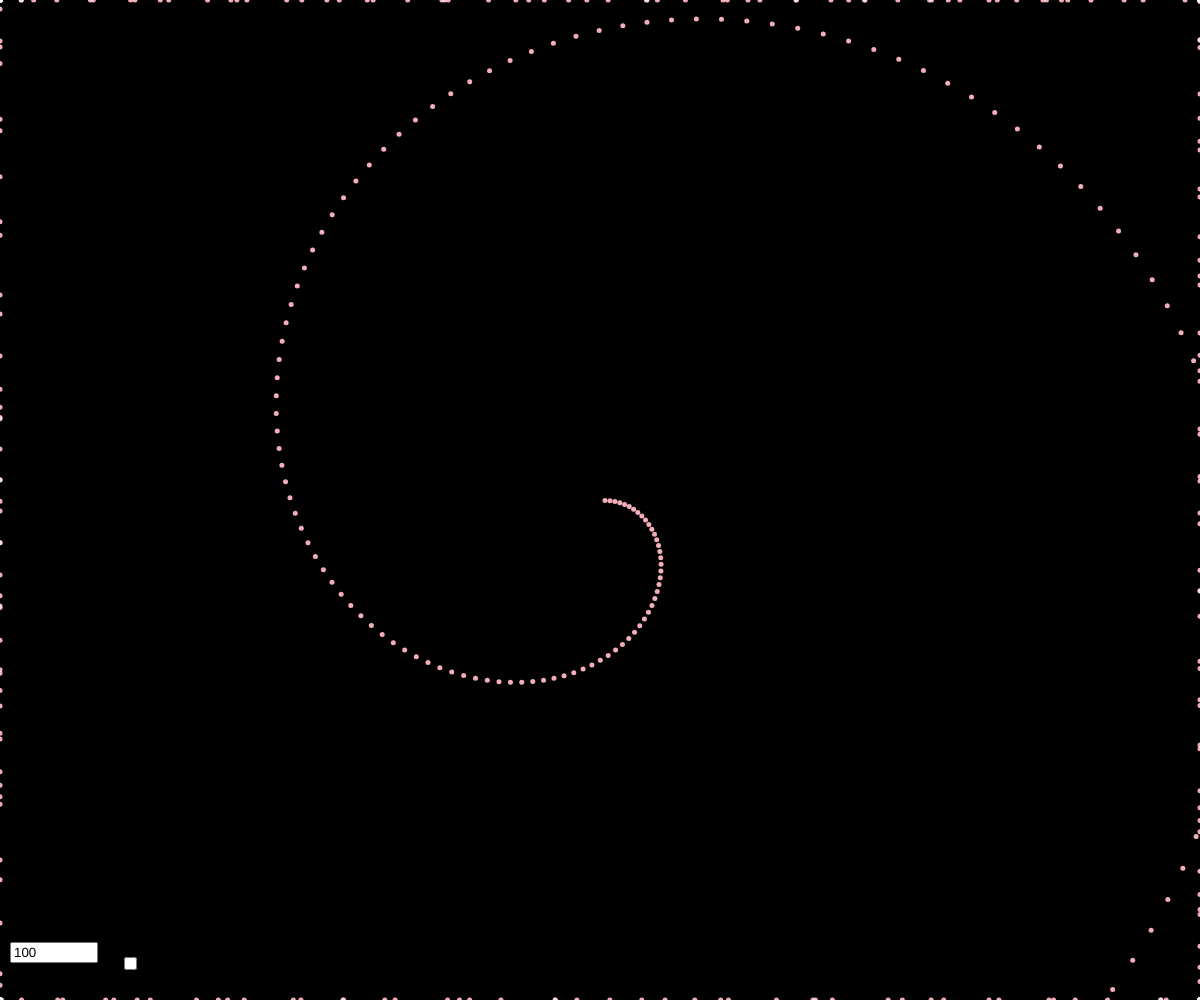
Frame 1 (no input)
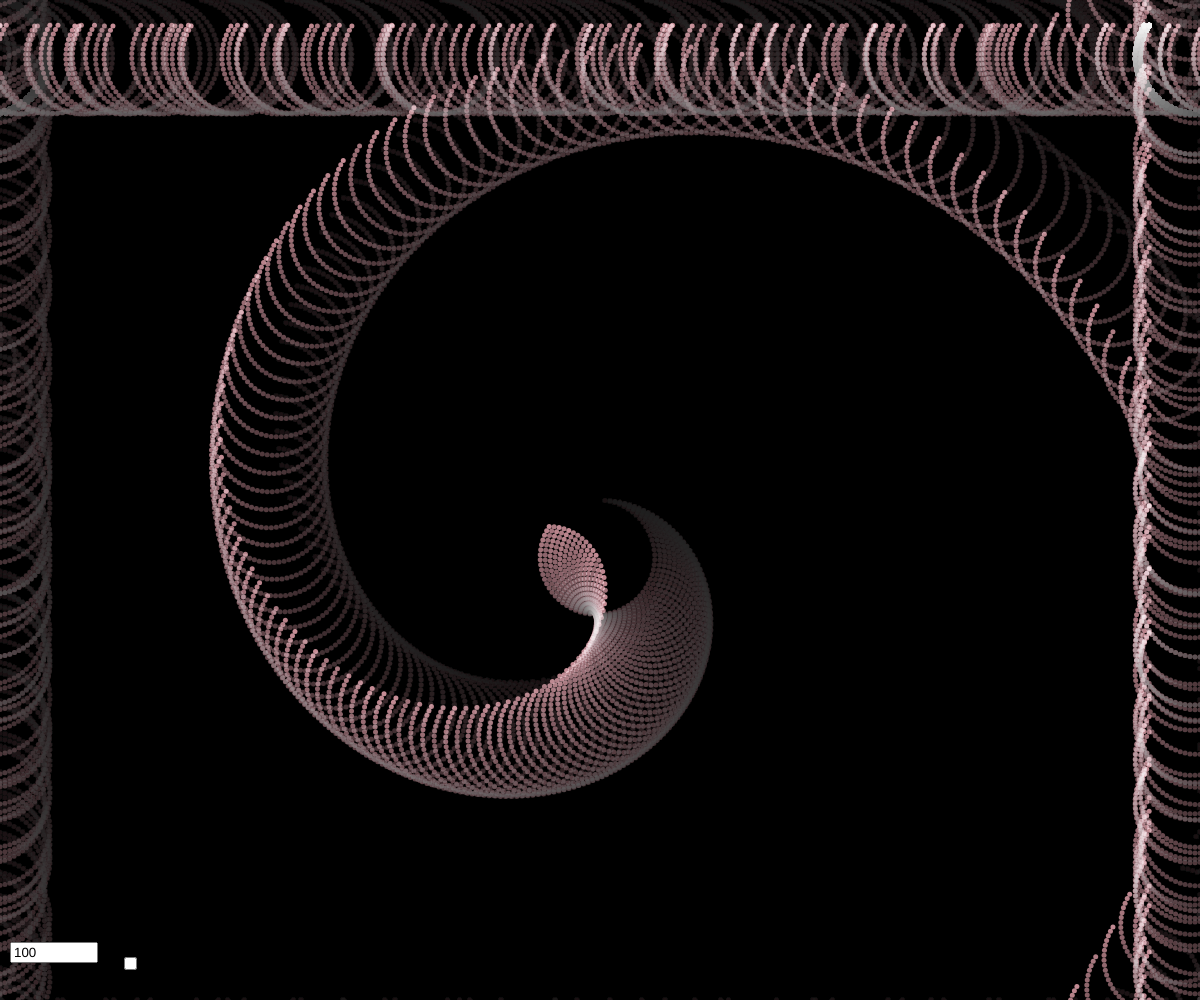
Frame 60 (no input)
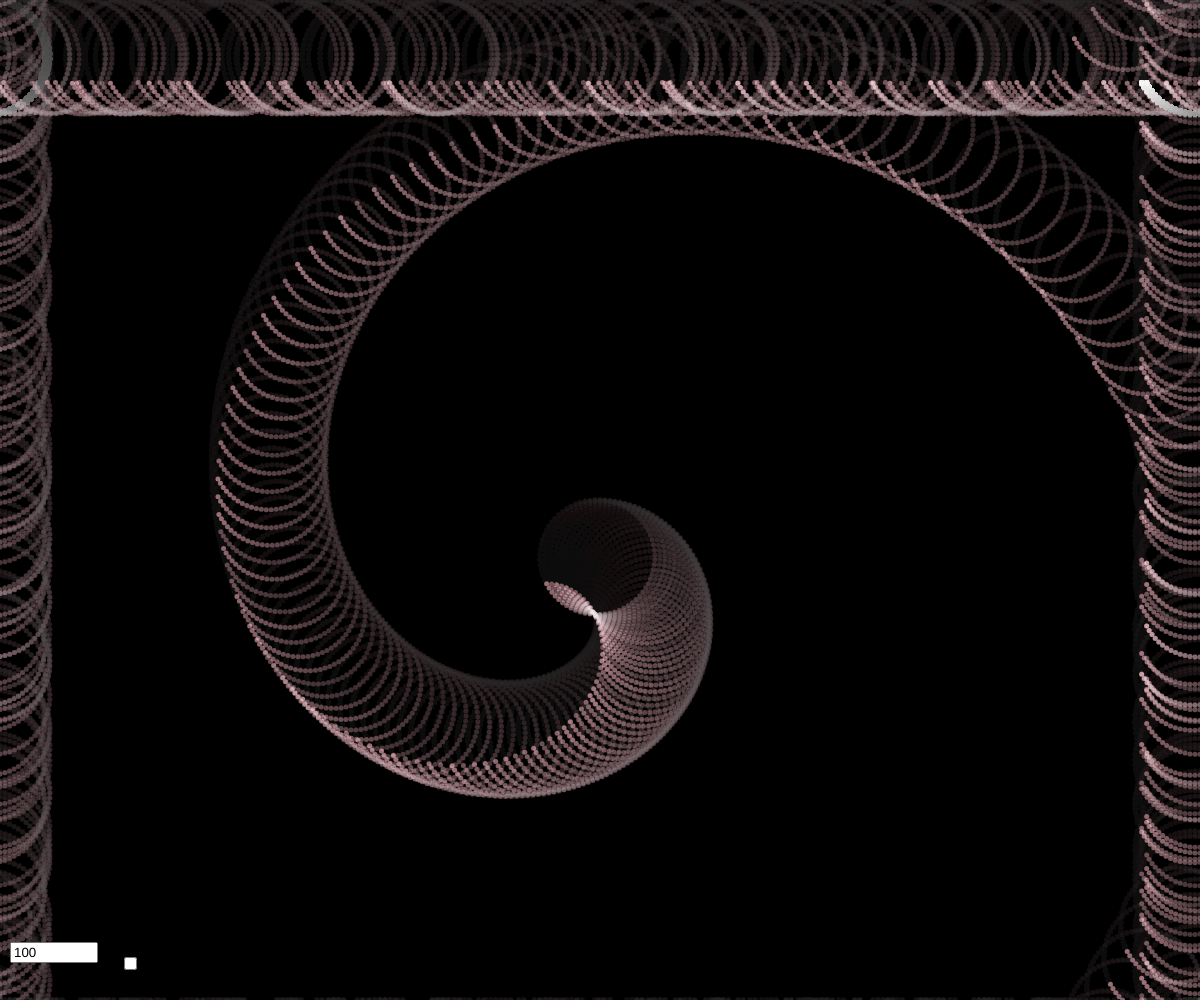
Frame 120 (the mouse pressed at the canvas centre since frame 60)

The p5.js sketch that drew these frames (run headless with seeded random() and noise() and a simulated clock; from frame 60 on, the mouse is pressed at the canvas centre):

// p5.js sketch
// ── sketch.js
/**
 *
 *  Campo de Noise con Espirales Cercanas para Cada Partícula
 *
 */

let particles;
let bg;
let zoomInput;
let angular;
let separation; // Distancia de separación entre partículas

function setup() {
  createCanvas(windowWidth, windowHeight);
  particles = [];
  separation = 5; // Ajusta la distancia de separación en milímetros

  zoomInput = createInput(100, "number");
  zoomInput.position(10, height - 58);
  zoomInput.size(80);
  zoomInput.changed(regen);

  angular = createCheckbox("Angular", false);
  angular.position(120, height - 46);

  // Crear 500 partículas
  for (let i = 0; i < 500; i++) {
    // Ajustar la posición inicial para que estén más cerca
    let x = width / 2 + cos(i * 0.05) * separation * i;
    let y = height / 2 + sin(i * 0.05) * separation * i;
    let p = new Patricle(x, y);
    particles.push(p);
  }
  regen();
  background(0);
}

function regen() {
  let r = 5;
  bg = createGraphics(width, height);
  for (let y = 0; y < height; y += r) {
    for (let x = 0; x < width; x += r) {
      let n = noise(x / zoomInput.value(), y / zoomInput.value()) * 255;
      bg.fill(n);
      bg.noStroke();
      bg.rect(x, y, r, r);
    }
  }
}

function draw() {
  blendMode(SCREEN);

  for (let p of particles) {
    p.move();
    p.draw();
  }

  blendMode(BLEND);
  noStroke();
  fill(0, 10);
  rect(0, 0, width, height);
}

class Patricle {
  constructor(x, y) {
    this.x = x;
    this.y = y;
    this.angle = 0; // Ángulo inicial en 0
    this.age = 0;
    this.maxAge = random(300, 600);
    this.col = color(255, 182, 193);
  }

  move() {
    // Ajustar el ángulo para crear una espiral
    this.angle += radians(5);

    if (angular.checked()) {
      this.angle = round(this.angle);
    }

    this.x = this.x + cos(this.angle) * separation;
    this.y = this.y + sin(this.angle) * separation;

    if (this.x > width) this.x = 0;
    if (this.x < 0) this.x = width;
    if (this.y > height) this.y = 0;
    if (this.y < 0) this.y = height;

    this.age++;
    if (this.age > this.maxAge) {
      this.x = random(width);
      this.y = random(height);
      this.angle = 0;
      this.age = 0;
    }
  }

  draw() {
    let currentCol = lerpColor(this.col, color(0, 0), this.age / this.maxAge);
    stroke(currentCol);
    strokeWeight(5);
    point(this.x, this.y);
  }
}

const colorPaletteArray = [
  "#4a019355",
  "#55049155",
  "#60098f55",
  "#6a0e8c55",
  "#74138855",
  "#7d188255",
  "#861d7c55",
  "#8e227655",
  "#96266f55",
  "#9e2b6755",
  "#a52f5f55",
  "#ac355555",
  "#b13b4c55",
  "#b6424355",
  "#ba493a55",
  "#bd503155",
  "#c0572855",
  "#c15f1f55",
  "#c1681455",
  "#c1700855",
  "#bf790055",
  "#bb820055",
  "#b78b0055",
  "#b2940155",
];
